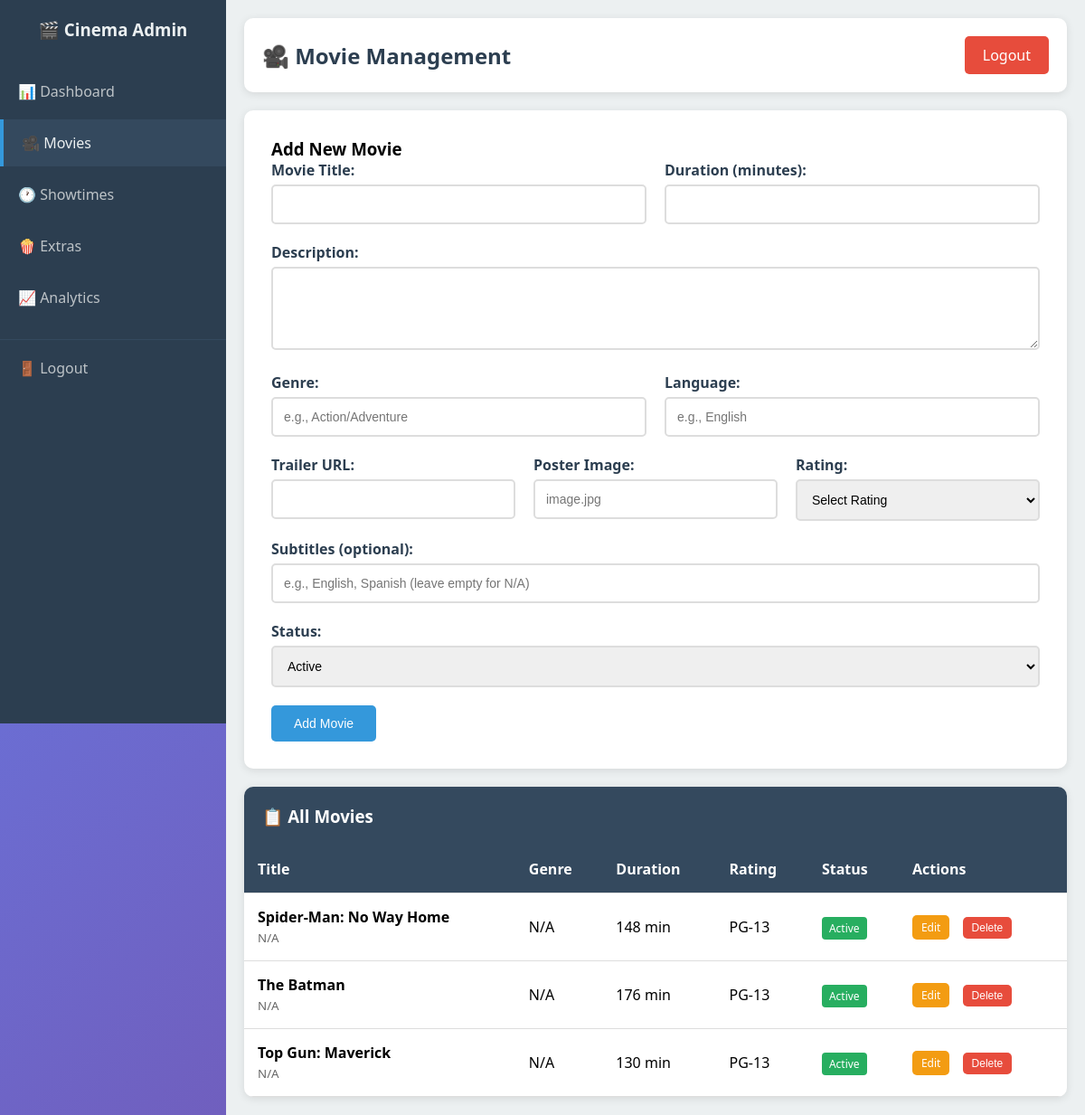
The app's page /admin/movies.php (signed in) with its own data.
### tables this page shows
CREATE TABLE movies (
    id INT PRIMARY KEY AUTO_INCREMENT,
    title VARCHAR(255) NOT NULL,
    description TEXT,
    trailer_url VARCHAR(500),
    poster_image VARCHAR(255),
    duration INT,  
    rating VARCHAR(10),
    status ENUM('active', 'inactive') DEFAULT 'active',
    created_at TIMESTAMP DEFAULT CURRENT_TIMESTAMP
);

### admin/movies.php (the view, shortened to what this page needs)
<?php
$pdo = getDBConnection();
$editMovie = null;
try {
    $stmt = $pdo->query("SELECT * FROM movies ORDER BY created_at DESC");
    $movies = $stmt->fetchAll();
} catch (PDOException $e) {
    $error = 'Error loading movies';
    $movies = [];
}
?>
<!DOCTYPE html>
<html lang="en">
<head>
    <link rel="stylesheet" href="../assets/css/admin.css">
</head>
<body>
    <div class="admin-container">
        <?php include 'includes/sidebar.php'; ?>
        <div class="main-content">
            <div class="header">
                <h1>🎥 Movie Management</h1>
                <a href="?logout=1" class="logout-btn">Logout</a>
            </div>
            <div class="form-container">
                <h3><?php echo $editMovie ? 'Edit Movie' : 'Add New Movie'; ?></h3>
                <form method="POST" action="">
                    <div style="display: grid; grid-template-columns: 1fr 1fr; gap: 20px;">
                        <div class="form-group">
                            <label for="title">Movie Title:</label>
                            <input type="text" id="title" name="title" required
                                   value="<?php echo htmlspecialchars($editMovie['title'] ?? ''); ?>">
                        </div>
                        <div class="form-group">
                            <label for="duration">Duration (minutes):</label>
                            <input type="number" id="duration" name="duration" required
                                   value="<?php echo htmlspecialchars($editMovie['duration'] ?? ''); ?>">
                        </div>
                    </div>
                    <div class="form-group">
                        <label for="description">Description:</label>
                        <textarea id="description" name="description" rows="4" required><?php echo htmlspecialchars($editMovie['description'] ?? ''); ?></textarea>
                    </div>
                    <div style="display: grid; grid-template-columns: 1fr 1fr; gap: 20px;">
                        <div class="form-group">
                            <label for="genre">Genre:</label>
                            <input type="text" id="genre" name="genre" required
                                   value="<?php echo htmlspecialchars($editMovie['genre'] ?? ''); ?>"
                                   placeholder="e.g., Action/Adventure">
                        </div>
                        <div class="form-group">
                            <label for="language">Language:</label>
                            <input type="text" id="language" name="language" required
                                   value="<?php echo htmlspecialchars($editMovie['language'] ?? ''); ?>"
                                   placeholder="e.g., English">
                        </div>
                    </div>
                    <div style="display: grid; grid-template-columns: 1fr 1fr 1fr; gap: 20px;">
                        <div class="form-group">
                            <label for="trailer_url">Trailer URL:</label>
                            <input type="url" id="trailer_url" name="trailer_url"
                                   value="<?php echo htmlspecialchars($editMovie['trailer_url'] ?? ''); ?>">
                        </div>
                        <div class="form-group">
                            <label for="poster_image">Poster Image:</label>
                            <input type="text" id="poster_image" name="poster_image"
                                   value="<?php echo htmlspecialchars($editMovie['poster_image'] ?? ''); ?>"
                                   placeholder="image.jpg">
                        </div>
                        <div class="form-group">
                            <label for="rating">Rating:</label>
                            <select id="rating" name="rating" required>
                                <option value="">Select Rating</option>
                            </select>
                        </div>
                    </div>
                    <div class="form-group">
                        <label for="subtitles">Subtitles (optional):</label>
                        <input type="text" id="subtitles" name="subtitles"
                               value="<?php echo htmlspecialchars($editMovie['subtitles'] ?? ''); ?>"
                               placeholder="e.g., English, Spanish (leave empty for N/A)">
                    </div>
                    <div class="form-group">
                        <label for="status">Status:</label>
                        <select id="status" name="status" required>
                            <option value="active" <?php echo ($editMovie['status'] ?? 'active') === 'active' ? 'selected' : ''; ?>>Active</option>
                        </select>
                    </div>
                    <button type="submit" class="btn btn-primary">
                        <?php echo $editMovie ? 'Update Movie' : 'Add Movie'; ?>
                    </button>
                </form>
            </div>
            <div class="table-container">
                <h3 style="padding: 20px; margin: 0; background: #34495e; color: white;">📋 All Movies</h3>
                <table>
                    <thead>
                        <tr>
                            <th>Title</th>
                            <th>Genre</th>
                            <th>Duration</th>
                            <th>Rating</th>
                            <th>Status</th>
                            <th>Actions</th>
                        </tr>
                    </thead>
                    <tbody>
                        <?php foreach ($movies as $movie): ?>
                            <tr>
                                <td>
                                    <strong><?php echo htmlspecialchars($movie['title']); ?></strong><br>
                                    <small style="color: #666;"><?php echo htmlspecialchars($movie['language'] ?? 'N/A'); ?></small>
                                </td>
                                <td><?php echo htmlspecialchars($movie['genre'] ?? 'N/A'); ?></td>
                                <td><?php echo $movie['duration']; ?> min</td>
                                <td><?php echo htmlspecialchars($movie['rating']); ?></td>
                                <td>
                                    <span style="padding: 4px 8px; border-radius: 4px; font-size: 12px;
                                                 background: <?php echo $movie['status'] === 'active' ? '#27ae60' : '#e74c3c'; ?>;
                                                 color: white;">
                                        <?php echo ucfirst($movie['status']); ?>
                                    </span>
                                </td>
                                <td>
                                    <a href="?edit=<?php echo $movie['id']; ?>" class="btn btn-warning" style="padding: 5px 10px; font-size: 12px;">Edit</a>
                                    <form method="POST" style="display: inline;"
                                          onsubmit="return confirm('Are you sure you want to delete this movie?');">
                                        <button type="submit" class="btn btn-danger" style="padding: 5px 10px; font-size: 12px;">Delete</button>
                                    </form>
                                </td>
                            </tr>
                        <?php endforeach; ?>
                    </tbody>
                </table>
            </div>
        </div>
    </div>
</body>
</html>

### assets/css/admin.css (style rules this page uses)
* { margin: 0; padding: 0; box-sizing: border-box; }
body { font-family: 'Segoe UI', Tahoma, Geneva, Verdana, sans-serif; background: linear-gradient(135deg, #667eea 0%, #764ba2 100%); min-height: 100vh; }
.admin-container { display: flex; min-height: 100vh; }
.main-content { margin-left: 250px; padding: 20px; width: calc(100% - 250px); background: #ecf0f1; min-height: 100vh; }
.header { background: white; padding: 20px; border-radius: 10px; margin-bottom: 20px; box-shadow: 0 2px 10px rgba(0,0,0,0.1); display: flex; justify-content: space-between; align-items: center; }
.header h1 { color: #2c3e50; font-size: 24px; }
.logout-btn { background: #e74c3c; color: white; padding: 10px 20px; border: none; border-radius: 5px; cursor: pointer; text-decoration: none; transition: background 0.3s; }
.form-container { background: white; padding: 30px; border-radius: 10px; box-shadow: 0 2px 10px rgba(0,0,0,0.1); margin-bottom: 20px; }
.form-group { margin-bottom: 20px; }
.form-group label { display: block; margin-bottom: 5px; font-weight: 600; color: #2c3e50; }
.form-group input, .form-group textarea, .form-group select { width: 100%; padding: 12px; border: 2px solid #ddd; border-radius: 5px; font-size: 14px; transition: border-color 0.3s; }
.btn { padding: 12px 25px; border: none; border-radius: 5px; cursor: pointer; font-size: 14px; text-decoration: none; display: inline-block; transition: all 0.3s; margin-right: 10px; }
.btn-primary { background: #3498db; color: white; }
.btn-danger { background: #e74c3c; color: white; }
.btn-warning { background: #f39c12; color: white; }
.table-container { background: white; border-radius: 10px; overflow: hidden; box-shadow: 0 2px 10px rgba(0,0,0,0.1); }
table { width: 100%; border-collapse: collapse; }
table th, table td { padding: 15px; text-align: left; border-bottom: 1px solid #ddd; }
table th { background: #34495e; color: white; font-weight: 600; }

### records on screen
movies: title "Spider-Man: No Way Home", language "N/A", genre "N/A", duration "148", rating "PG-13", status "Active"
movies: title "The Batman", language "N/A", genre "N/A", duration "176", rating "PG-13", status "Active"
movies: title "Top Gun: Maverick", language "N/A", genre "N/A", duration "130", rating "PG-13", status "Active"
